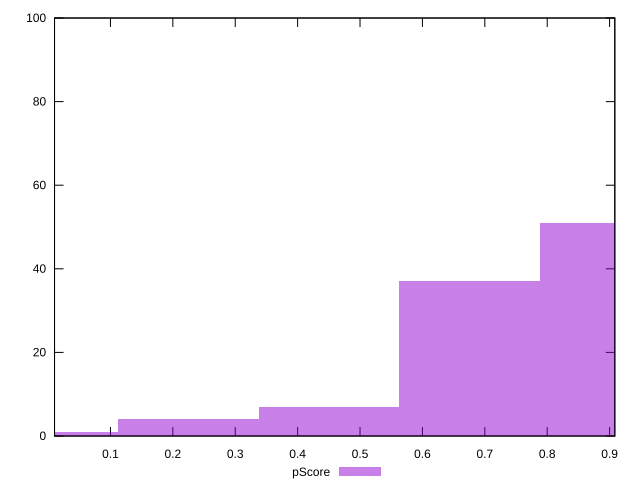

The gnuplot source for this figure:
reset

$pScore <<EOF
0.9006227499277062 51
0.6754670624457797 37
0.22515568748192655 4
0.4503113749638531 7
0 1
EOF

set key outside below
set boxwidth 0.22515568748192655
set xrange [0.0103820102839845:0.9083622590117726]
set yrange [0:100]
set trange [0:100]
set style fill transparent solid 0.5 noborder
set terminal svg size 640, 490 enhanced background rgb 'white'
set output "reprap/estimated-input-latency/samples/pages+cached+noexternal/pScore/histogram.svg"

plot $pScore title "pScore" with boxes

reset
